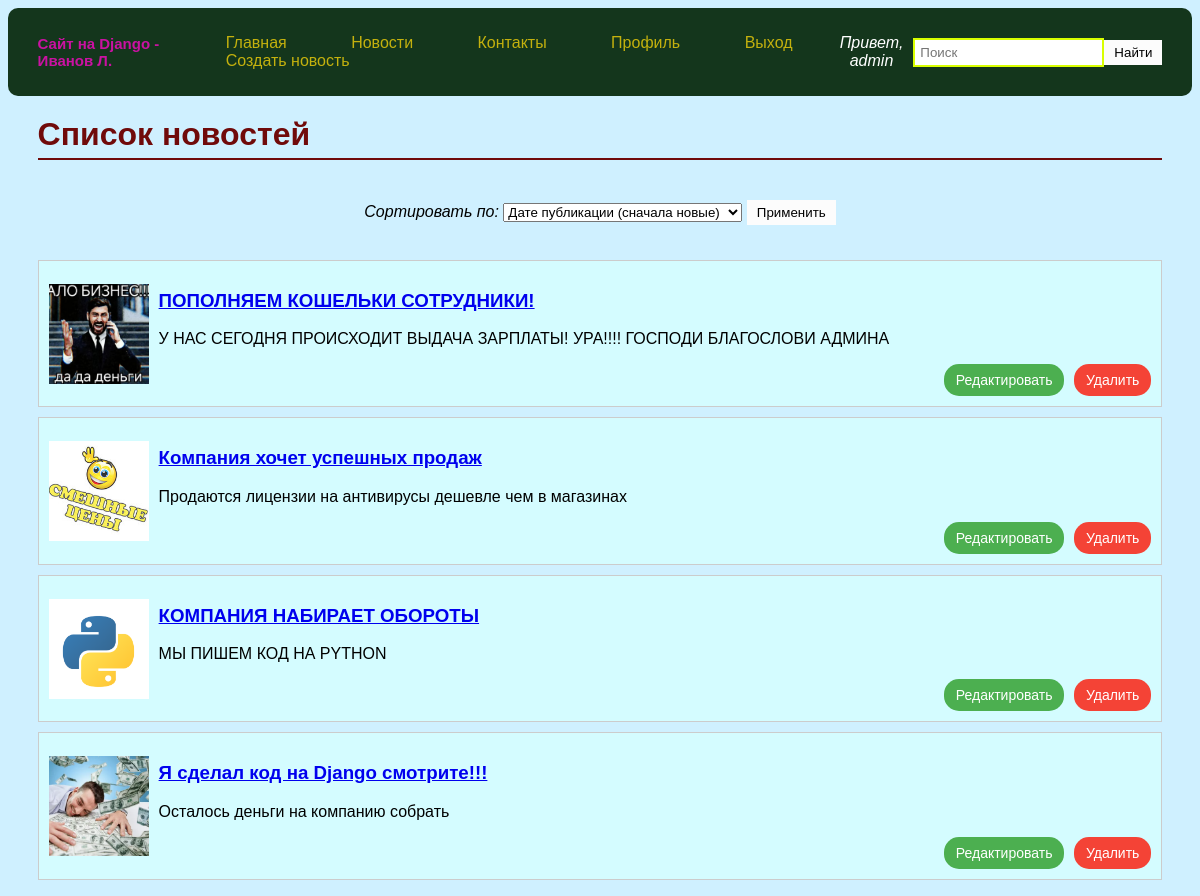
Page /news/ (signed in) on the committed database.
### news_site_company/models.py (models this page shows, shortened)
class News(models.Model):
            title = models.CharField(max_length=200)
            content = models.TextField()
            pub_date = models.DateTimeField(auto_now_add=True)
            author = models.CharField(max_length=100)
            image = models.ImageField(upload_to='news_media/', blank=True, null=True)\

### news_site_company/views.py (the view)
# urls.py: path('news/', views.news_list, name='news_list'),
def news_list(request):
    sort_by = request.GET.get('sort', '-pub_date')
    query = request.GET.get('q')
    if query:
        news = News.objects.filter(
            Q(title__icontains=query) | Q(content__icontains=query)
        ).order_by(sort_by)
    else:
        news = News.objects.order_by(sort_by)
    return render(request, 'news_site_company/news_list.html', {'news': news, 'query': query})

### templates/news_site_company/news_list.html (shortened to what this page needs)
{% extends 'base.html' %}
{% block content %}
    <h1>Список новостей</h1>
    <form method="get">
        <label for="sort">Сортировать по:</label>
        <select name="sort" id="sort">
            <option value="pub_date">Дате публикации (сначала новые)</option>
        </select>
        <button type="submit">Применить</button>
    </form>
    <ul class="news-list">
        {% for news_item in news %}
            <li class="news-item">
                {% if news_item.image %}
                    <img src="{{ news_item.image.url }}" alt="{{ news_item.title }}" class="news-image">
                {% endif %}
                <div class="news-content">
                    <h3><a href="{% url 'news_detail' news_item.id %}">{{ news_item.title }}</a></h3>
                    <p>{{ news_item.content|truncatechars:100 }}</p>
                    {% if request.user.is_staff %}
                        <div class="news-actions">
                            <a href="{% url 'news_edit' news_item.id %}" class="btn-edit">Редактировать</a>
                            <a href="{% url 'news_delete' news_item.id %}" class="btn-delete">Удалить</a>
                        </div>
                    {% endif %}
                </div>
            </li>
        {% endfor %}
    </ul>
{% endblock %}

### templates/base.html (shortened to what this page needs)
{% load static %}
<!DOCTYPE html>
<html>
<head>
    <link rel="stylesheet" href="{% static 'css/style.css' %}">
</head>
<body>
<nav>
    <div class="container">
       <div class="logo">
       Сайт на Django - Иванов Л.
    </div>
        <ul class="left-nav">
            <li><a href="{% url 'index' %}">Главная</a></li>
            <li><a href="{% url 'news_list' %}">Новости</a></li>
            <li><a href="{% url 'contact' %}">Контакты</a></li>
            {% if user.is_authenticated %}
                <li><a href="{% url 'profile' %}">Профиль</a></li>
                <li><a href="{% url 'logout' %}">Выход</a></li>
                {% if user.is_staff %}
                    <li><a href="{% url 'news_create' %}">Создать новость</a></li>
                {% endif %}
            {% else %}
                <li><a href="{% url 'login' %}">Вход</a></li>
                <li><a href="{% url 'register' %}">Регистрация</a></li>
            {% endif %}
        </ul>
        <form class="right-nav" action="{% url 'news_search' %}" method="get">
            <span>Привет, {{ user.username }}</span>
            <input type="text" name="q" placeholder="Поиск">
            <button type="submit">Найти</button>
        </form>
    </div>
</nav>
    <div class="container">
        {% block content %}{% endblock %}
    </div>
</body>
</html>

### news_site_company/static/css/style.css (style rules this page uses)
body { font-family: 'Lucida Sans', 'Lucida Sans Regular', 'Lucida Grande', 'Lucida Sans Unicode', Geneva, Verdana, sans-serif, sans-serif, sans-serif; margin: 5; padding: 0; background-color: #cff0ff; color: #000000; }
nav .logo { font-size: 15px; font-weight: bold; color: #ca12a2; }
.container { width: 95%; margin: auto; }
nav { background: #14361c; color: #ffffff; padding: 10px 0; border-radius: 10px; }
nav form.right-nav { margin: 0; display: flex; align-items: center; }
nav form.right-nav span { margin-right: 10px; }
nav ul { padding: 0; list-style: none; text-align: start; }
nav .container { display: flex; justify-content: space-between; align-items: center; }
nav li { display: inline-flex; margin: 0 30px; font-style: initial; }
nav a { color: #c4b10e; text-decoration: none; font-size: 16px; }
h1, h2 { color: #700a0a; margin-top: 20px; border-bottom: 2px solid; padding-bottom: 5px; margin-bottom: 40px; }
.news-item { background: #d4fcff; padding: 10px; margin-bottom: 0; border-top: 2px solid #000000; }
.news-item img { max-width: 100%; height: auto; }
form[method="get"] { text-align: center; font-style: italic; margin-bottom: 35px; }
form[method="get"] input[type="text"] { padding: 5px; border: 2px solid #d9ff00; }
form[method="get"] button { padding: 5px 10px; background: #fcfcfc; color: #000000; border: none; cursor: pointer; }
.news-list { list-style: none; padding: 0; }
.news-list .news-item { border: 1px solid #ccc; padding: 10px; margin-bottom: 10px; display: flex; align-items: center; }
.news-list .news-image { width: 100px; height: 100px; object-fit: cover; margin-right: 10px; }
.news-list .news-content { flex: 1; }
.news-list .news-actions { text-align: right; margin-top: 5px; }
.news-list .btn-edit, .news-list .btn-delete { display: inline-block; padding: 8px 12px; margin-left: 5px; text-decoration: none; border-radius: 15px; font-size: 14px; }
.news-list .btn-edit { background-color: #4CAF50; color: white; }
.news-list .btn-delete { background-color: #f44336; color: white; }

### rows in the picture
News: image (picture), title "ПОПОЛНЯЕМ КОШЕЛЬКИ СОТРУДНИКИ!", content "У НАС СЕГОДНЯ ПРОИСХОДИТ ВЫДАЧА ЗАРПЛАТЫ! УРА!!!! ГОСПОДИ БЛАГОСЛОВИ АДМИНА"
News: image (picture), title "Компания хочет успешных продаж", content "Продаются лицензии на антивирусы дешевле чем в магазинах"
News: image (picture), title "КОМПАНИЯ НАБИРАЕТ ОБОРОТЫ", content "МЫ ПИШЕМ КОД НА PYTHON"
News: image (picture), title "Я сделал код на Django смотрите!!!", content "Осталось деньги на компанию собрать"

### other values in the picture
{{ user.username }} "admin"
